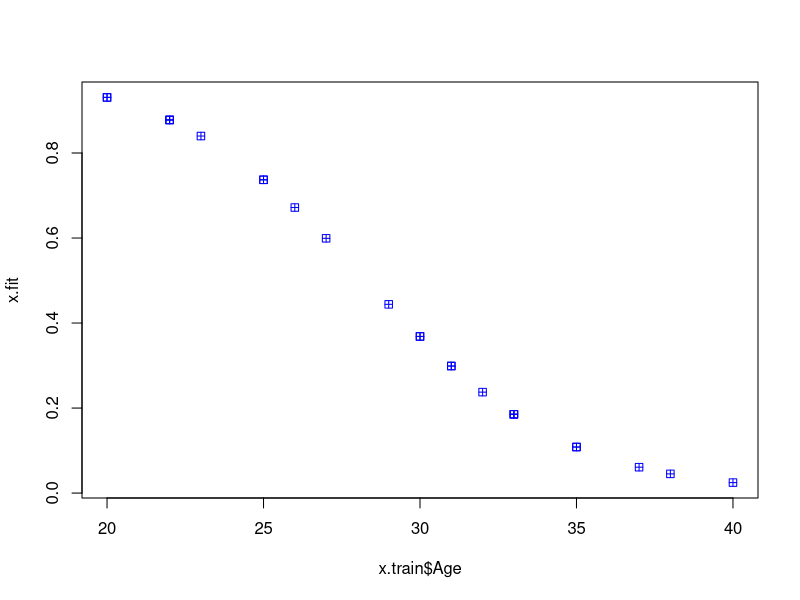
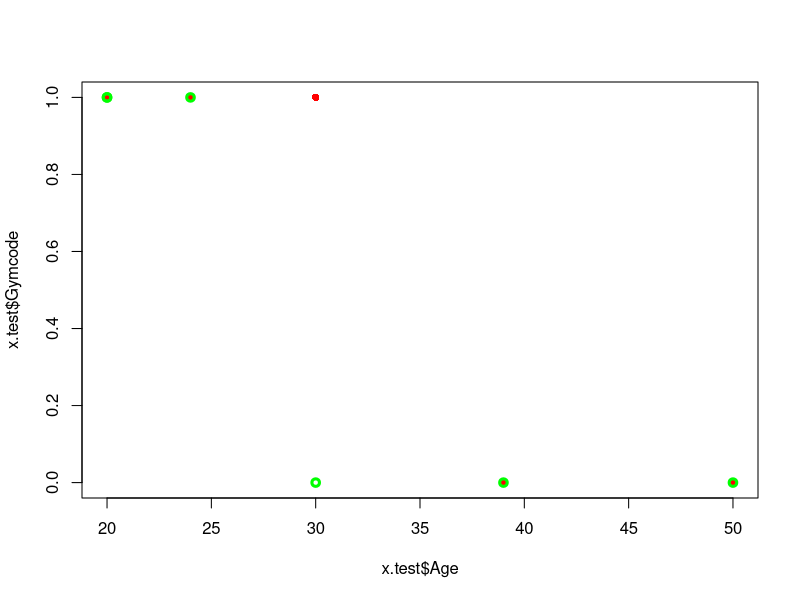
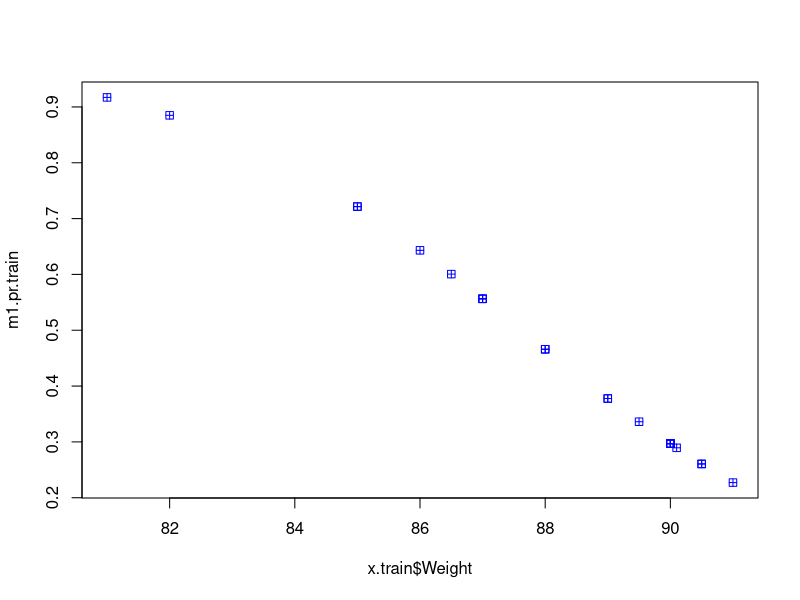
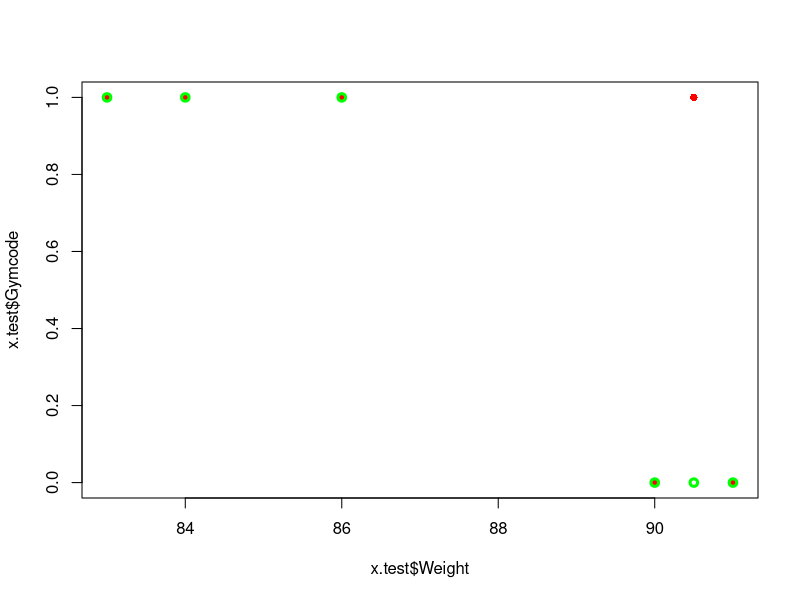

Reproduce these figures in R, in order.
#logistic Regression Classification

x=read.csv("employee.csv")
names(x)
dim(x)
names(x)
#
s=sample(nrow(x), 24)
x.train=x[s,]
x.test=x[-s,]
###Model 0
L.m0=glm(Gymcode~Age, family = "binomial", data = x.train)
x.fit=fitted(L.m0, x.train)
x.fit
plot(x.train$Age, x.fit, col="blue", pch=12)

###Make predication with the model 
m0_pr=predict(L.m0, x.test)
m0_pr
cl0_pr=ifelse(m0_pr>0.5, 1, 0)   #dummy variable
table(x.test$Gymcode, cl0_pr)   #confussion matrix

#error rate=/6 =
plot(x.test$Age, x.test$Gymcode, col='red', pch=16)
points(x.test$Age, cl0_pr, col='green', lwd=3)


###Model 1
names(x)
L.m1=glm(Gymcode~Weight, family = "binomial", data = x.train)

m1.pr.train=fitted(L.m1, x.train)
#summary(m1.pr.train)
plot(x.train$Weight, m1.pr.train, col="blue", pch=12)

###Make predication with the model 
m1_pr=predict(L.m1, x.test)
cl1_pr=ifelse(m1_pr>0.5, 1, 0)
table(x.test$Gymcode, cl1_pr)
##error rate=/6=

plot(x.test$Weight, x.test$Gymcode, col='red', pch=16)
points(x.test$Weight, cl1_pr, col='green', lwd=3)

## >> choose model


##New data 
Age.new=data.frame(Age=c(20, 26, 60))
cl_pred_new=predict(L.m0, Age.new)
cl_pred_new
class_new=ifelse(cl_pred_new>0.5, 1, 0)
class_new